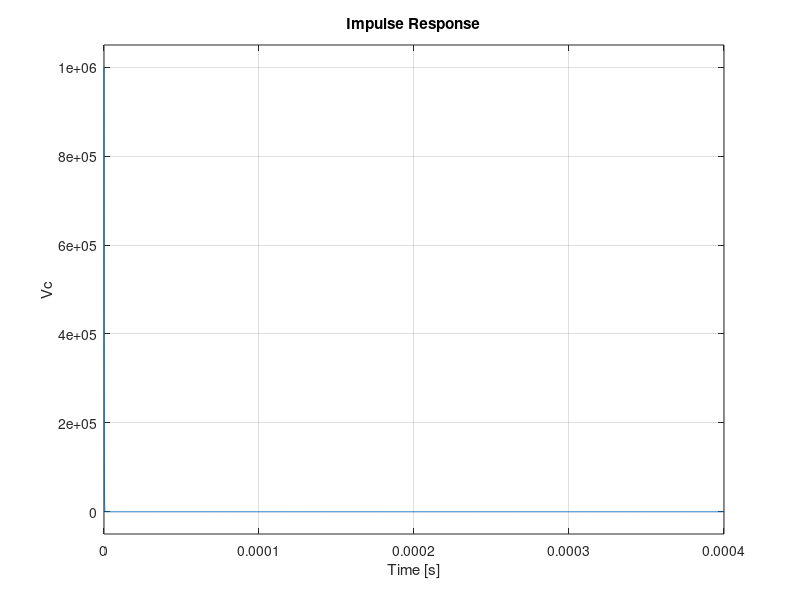

Write the MATLAB code that produced this figure.
s = tf('s');
C0 = 1e-6;
L = 2e-1;
R1a = 1e7;
R1b = 1e-1;
A = [-1/(R1b*C0) 1/C0;-1/L 0];
B = [0 1/C0;1/L 0];
C = eye(2);
D = 0;
G = ss(A,B,C,D,'StateName',{'Vc' 'Il'},'InputName',{'Vref','id'},'OutputName',{'Vc','Il'});

%% Plots

subplot(2,2,1);
step(G(1,1))
subplot(2,2,2);
impulse(G(1,2))
% subplot(2,2,3);
% step(G(2,2))
% subplot(2,2,4);
% impulse(G(2,1))